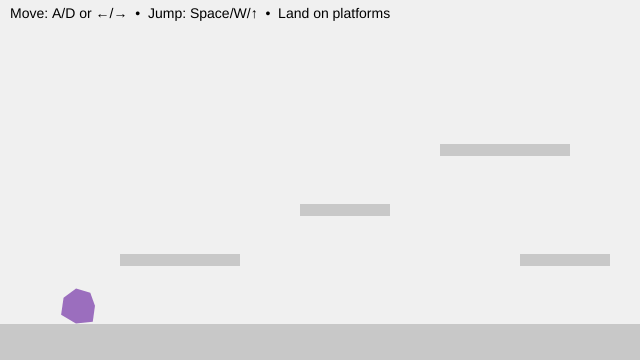
Frame 1 (no input)
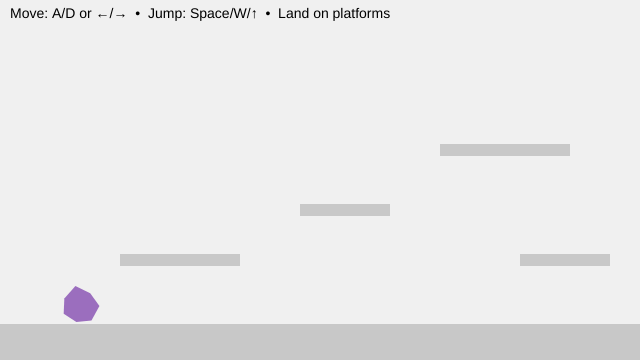
Frame 60 (no input)
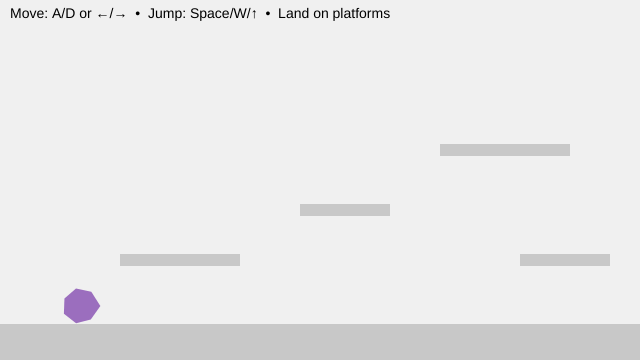
Frame 120 (the mouse pressed at the canvas centre since frame 60)

The p5.js sketch that drew these frames (run headless with seeded random() and noise() and a simulated clock; from frame 60 on, the mouse is pressed at the canvas centre):

// p5.js sketch
// ── sketch.js
// Y-position of the floor (ground level)
let floorY3;

// Player character (soft, animated blob)
let blob3 = {
  // Position (centre of the blob)
  x: 80,
  y: 0,

  // Visual properties
  r: 18, // Base radius
  points: 7, // Number of points used to draw the blob
  wobble: 6, // Edge deformation amount
  wobbleFreq: 3.5,

  // Time values for breathing animation
  t: 0,
  tSpeed: 0.08,

  // Physics: velocity
  vx: 0, // Horizontal velocity
  vy: 0, // Vertical velocity

  // Movement tuning
  accel: 1.8, // Horizontal acceleration
  maxRun: 8.5, // Maximum horizontal speed
  gravity: 0.75, // Downward force
  jumpV: -13.5, // Initial jump impulse

  // State
  onGround: false, // True when standing on a platform

  // Friction
  frictionAir: 0.999, // Light friction in air
  frictionGround: 0.92, // Stronger friction on ground
};

// List of solid platforms the blob can stand on
// Each platform is an axis-aligned rectangle (AABB)
let platforms = [];

function setup() {
  createCanvas(640, 360);

  // Define the floor height
  floorY3 = height - 36;

  noStroke();
  textFont("sans-serif");
  textSize(14);

  // Create platforms (floor + steps)
  platforms = [
    { x: 0, y: floorY3, w: width, h: height - floorY3 }, // floor
    { x: 120, y: floorY3 - 70, w: 120, h: 12 }, // low step
    { x: 300, y: floorY3 - 120, w: 90, h: 12 }, // mid step
    { x: 440, y: floorY3 - 180, w: 130, h: 12 }, // high step
    { x: 520, y: floorY3 - 70, w: 90, h: 12 }, // return ramp
  ];

  // Start the blob resting on the floor
  blob3.y = floorY3 - blob3.r - 1;
}

function draw() {
  background(240);

  // --- Draw all platforms ---
  fill(200);
  for (const p of platforms) {
    rect(p.x, p.y, p.w, p.h);
  }

  // --- Input: left/right movement ---
  let move = 0;
  if (keyIsDown(65) || keyIsDown(LEFT_ARROW)) move -= 1; // A or ←
  if (keyIsDown(68) || keyIsDown(RIGHT_ARROW)) move += 1; // D or →
  blob3.vx += blob3.accel * move;

  // --- Apply friction and clamp speed ---
  blob3.vx *= blob3.onGround ? blob3.frictionGround : blob3.frictionAir;
  blob3.vx = constrain(blob3.vx, -blob3.maxRun, blob3.maxRun);

  // --- Apply gravity ---
  blob3.vy += blob3.gravity;

  // --- Collision representation ---
  // We collide using a rectangle (AABB),
  // even though the blob is drawn as a circle
  let box = {
    x: blob3.x - blob3.r,
    y: blob3.y - blob3.r,
    w: blob3.r * 2,
    h: blob3.r * 2,
  };

  // --- STEP 1: Move horizontally, then resolve X collisions ---
  box.x += blob3.vx;
  for (const s of platforms) {
    if (overlap(box, s)) {
      if (blob3.vx > 0) {
        // Moving right → hit the left side of a platform
        box.x = s.x - box.w;
      } else if (blob3.vx < 0) {
        // Moving left → hit the right side of a platform
        box.x = s.x + s.w;
      }
      blob3.vx = 0;
    }
  }

  // --- STEP 2: Move vertically, then resolve Y collisions ---
  box.y += blob3.vy;
  blob3.onGround = false;

  for (const s of platforms) {
    if (overlap(box, s)) {
      if (blob3.vy > 0) {
        // Falling → land on top of a platform
        box.y = s.y - box.h;
        blob3.vy = 0;
        blob3.onGround = true;
      } else if (blob3.vy < 0) {
        // Rising → hit the underside of a platform
        box.y = s.y + s.h;
        blob3.vy = 0;
      }
    }
  }

  // --- Convert collision box back to blob centre ---
  blob3.x = box.x + box.w / 2;
  blob3.y = box.y + box.h / 2;

  // Keep blob inside the canvas horizontally
  blob3.x = constrain(blob3.x, blob3.r, width - blob3.r);

  // --- Draw the animated blob ---
  blob3.t += blob3.tSpeed;
  drawBlobCircle(blob3);

  // --- HUD ---
  fill(0);
  text("Move: A/D or ←/→  •  Jump: Space/W/↑  •  Land on platforms", 10, 18);
}

// Axis-Aligned Bounding Box (AABB) overlap test
// Returns true if rectangles a and b intersect
function overlap(a, b) {
  return (
    a.x < b.x + b.w && a.x + a.w > b.x && a.y < b.y + b.h && a.y + a.h > b.y
  );
}

// Draws the blob using Perlin noise for a soft, breathing effect
function drawBlobCircle(b) {
  fill(155, 110, 190);
  beginShape();

  for (let i = 0; i < b.points; i++) {
    const a = (i / b.points) * TAU;

    // Noise-based radius offset
    const n = noise(
      cos(a) * b.wobbleFreq + 100,
      sin(a) * b.wobbleFreq + 100,
      b.t,
    );

    const r = b.r + map(n, 0, 1, -b.wobble, b.wobble);

    vertex(b.x + cos(a) * r, b.y + sin(a) * r);
  }

  endShape(CLOSE);
}

// Jump input (only allowed when grounded)
function keyPressed() {
  if (
    (key === " " || key === "W" || key === "w" || keyCode === UP_ARROW) &&
    blob3.onGround
  ) {
    blob3.vy = blob3.jumpV;
    blob3.onGround = false;
  }
}

/* In-class tweaks for experimentation:
   • Add a new platform:
     platforms.push({ x: 220, y: floorY3 - 150, w: 80, h: 12 });

   • “Ice” feel → frictionGround = 0.95
   • “Sand” feel → frictionGround = 0.80
*/
